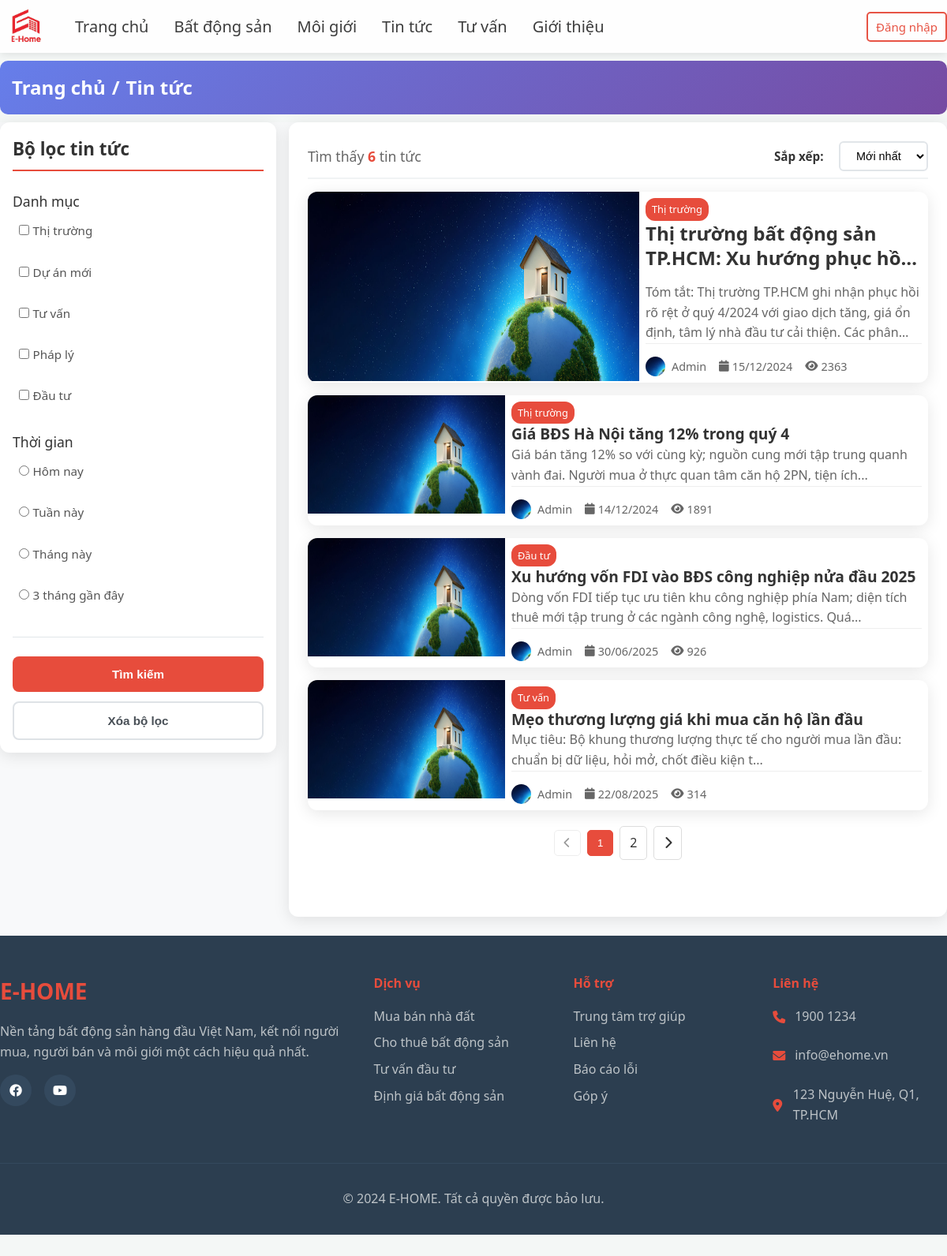
Page /user/index.php?act=listNews on the earlier database version.
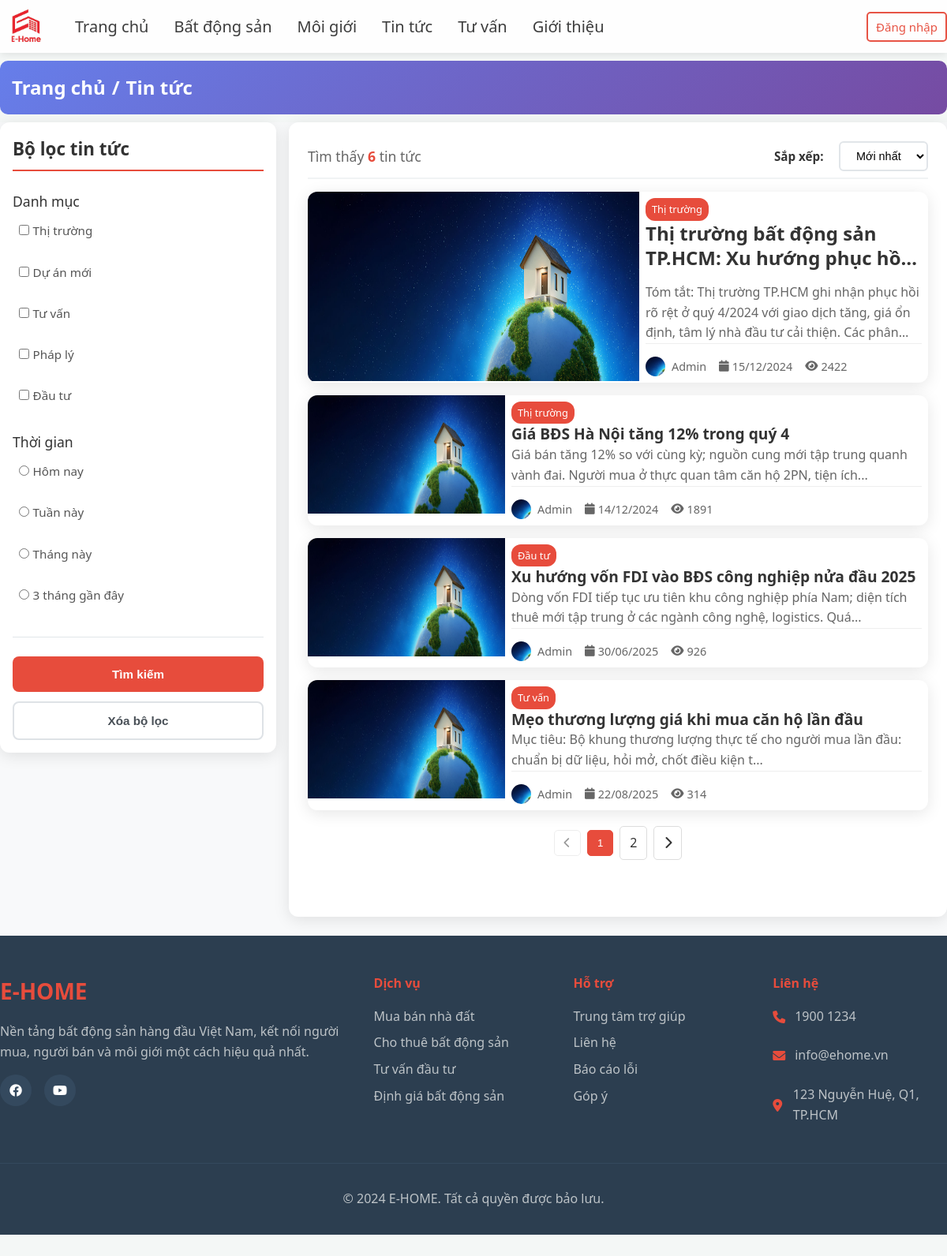
Same page on the later database version.
### tables this page shows
CREATE TABLE `news` (
  `id` int(11) NOT NULL,
  `title` varchar(256) NOT NULL,
  `image` varchar(256) NOT NULL,
  `content` text NOT NULL,
  `createdAt` date NOT NULL,
  `views` int(11) NOT NULL DEFAULT 0,
  `pin` tinyint(1) NOT NULL DEFAULT 1,
  `typeId` int(11) NOT NULL
);

### user/controllers/listNewsController/index.php (called while the page is built, shortened)
<?php
$limit = 4;
$whereConditions = array();
$whereConditions[] = "n.title LIKE '%" . $_SESSION['search-news'] . "%'";
$whereClause = implode(' AND ', $whereConditions);
$current_page = isset($_GET['page']) ? $_GET['page'] : 1;
$start = ($current_page - 1) * $limit;
$sql_list = "SELECT n.*, tn.name as typeName
             FROM `news` n
             INNER JOIN `typenews` tn ON n.typeId = tn.id
             WHERE $whereClause
             ORDER BY n.pin DESC, n.id " . $_SESSION['sort-news'] . "
             LIMIT $start, $limit";
$listNewsResult = mysqli_query($conn, $sql_list);
if ($listNewsResult) {
  $listNews = mysqli_fetch_all($listNewsResult, MYSQLI_ASSOC);
} else {
  error('Lấy thông tin tin tức thất bại!', 'index.php?act=news');
}
include "./views/page/listNews.php";
return;

### user/index.php (called while the page is built, shortened)
<?php
    include "views/header.php";
    include "controllers/userController.php";
    include "views/footer.php"
?>

### user/views/page/listNews.php (the view, shortened to what the changed rows need)
<div class="news-page">
<main class="main-content">
    <div class="container">
        <div class="content-layout">
            <div class="content-area">
                <?php
                $featuredNews = null;
                if (!empty($listNews) && $listNews[0]['pin'] == 1) {
                    $featuredNews = $listNews[0];
                }
                if ($featuredNews) { ?>
                    <div class="featured-news">
                        <article class="news-card-large">
                            <div class="news-image">
                                <img src="../1.jpg" alt="" style="height: 240px; object-fit: fill; width: 420px;">
                            </div>
                            <div class="news-content">
                                <div>
                                    <div class="news-category"><?= $featuredNews['typeName'] ?></div>
                                <h2><a
                                        href="index.php?act=news&id=<?= $featuredNews['id'] ?>"><?= $featuredNews['title'] ?></a>
                                </h2>
                                </div>
                                <p class="news-excerpt"><?= substr(strip_tags($featuredNews['content']), 0, 200) ?>...</p>
                                <div class="news-meta">
                                    <div class="author-info">
                                        <img src="../1.jpg?height=30&width=30" alt="Tác giả">
                                        <span><?= !empty($featuredNews['author']) ? $featuredNews['author'] : 'Admin' ?></span>
                                    </div>
                                    <div class="news-stats">
                                        <span><i class="fas fa-calendar"></i>
                                            <?= date('d/m/Y', strtotime($featuredNews['createdAt'])) ?></span>
                                        <span><i class="fas fa-eye"></i>
                                            <?= !empty($featuredNews['views']) ? $featuredNews['views'] : '0' ?></span>
                                    </div>
                                </div>
                            </div>
                        </article>
                <?php } ?>
            </div>
        </div>
    </div>
</main>
</div>

Differences in the rows shown:
changed news "Thị trường bất động sản TP.HCM: Xu hướng phục…": views "2363" → "2422"
